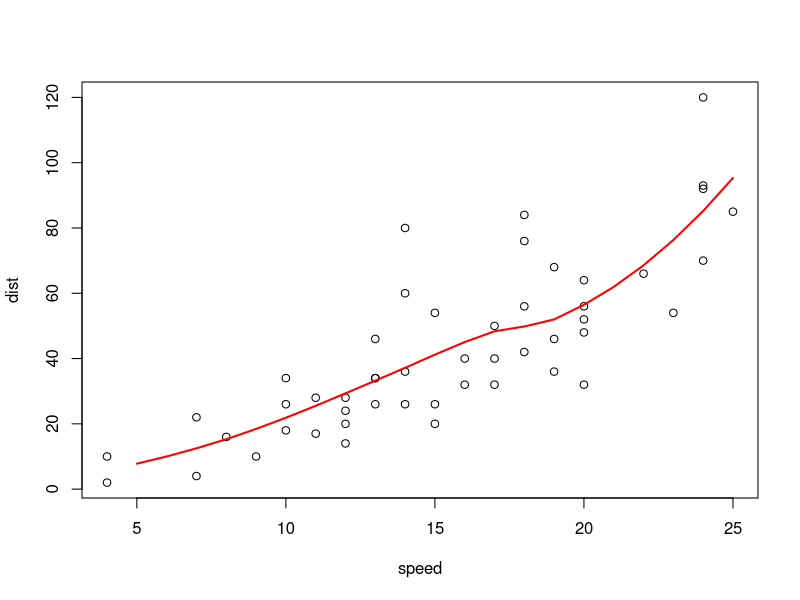

R code for this plot:
library(ggplot2)

cars.lo <- loess(dist ~ speed, cars)
speed.test <- data.frame(speed = seq(5, 30, 1))
cars.pred <- predict(cars.lo, speed.test, se = T)
with(cars, plot(speed, dist))
lines(speed.test$speed, cars.pred$fit, col = "red", lwd = 2)
